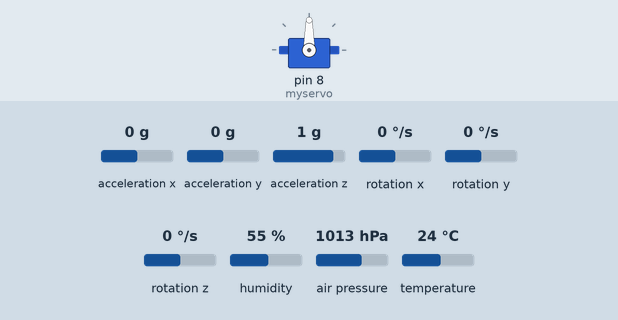
A sketch run on a simulated Arduino Uno, built for the host (arithmetic inside an expression is 32-bit, double 64-bit). Parts: servo. Inputs (shaded band) come from the test bench; at power-on: air pressure 1013 hPa, acceleration x 0 g, acceleration y 0 g, acceleration z 1 g, rotation x 0 °/s, rotation y 0 °/s, rotation z 0 °/s, humidity 55 %, temperature 24 °C. Storage starts empty.

Above: at 5.8 s.
5.9 s: air pressure set to 1015 hPa
At 7.8 s:
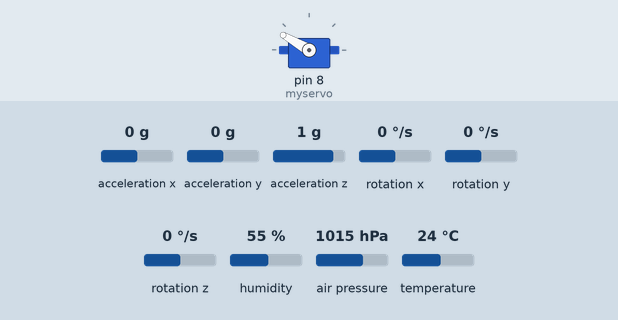
Timing chart, 0 to 9.3 s (numbered marks = the images above; inputs shaded):
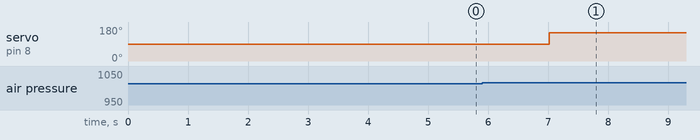

The sketch:

final_lite1.ino
```cpp
// all sensors together. all basic required funcitonnality there
// launch detection by timer LAUNCH_COUNTDOWN in MILLISECONDS (2 mins = 120000  ;   5 min = 300000   ;   10 min = 600000
// peak detection by pressure + acceleration (acceleration less than 11m/s² on the z axis)
// 72 % of board memory with current sketch

#include <Wire.h>
#include <SPI.h>
#include <Adafruit_Sensor.h>
#include <Adafruit_BME280.h>
#include <Adafruit_MPU6050.h>
#include <Adafruit_CCS811.h>
#include <Servo.h>
#include <SD.h>

//---------need to include servo files----------------

#define SEALEVELPRESSURE_HPA (1013.25)
#define CD_UPDATE_GAP 1000 // how often to check for info (flight telemetry)
#define LAUNCH_COUNTDOWN 5000 // 5 SECONDS TO TEST-----------
#define SAFEGUARD_TIMER 15000 // after 15 seconds of flight, the file automatically closes, regardless of the status of the parachute

Adafruit_BME280 bme;
Adafruit_MPU6050 mpu;
Adafruit_CCS811 ccs;
Servo myservo;
File file;

int clock_init; // this is the base clock reference for the program

//setting up chute update
int counter;
float sum;
unsigned int start_time;
float curr_alt;
float last_alt;

// the accelerations to check if peak is actually reached
sensors_event_t a, g, t;
void setup() {
    // settup all sensors, modules, servo, files
    clock_init = millis();

    // start BME sensor
    bme.begin();

    // start mpu6050 sensor
    mpu.begin();

    //start ccs811 sensor
    ccs.begin();

    //open file
    SD.begin(10);
    file = SD.open("pre.txt", FILE_WRITE);
    if(file){
      file.println("NR");
    }

    // settup servo
    myservo.attach(8);


    // init BME chute deploy variables
    counter = 0;
    sum = 0;
    start_time = millis();
    last_alt = bme.readAltitude(SEALEVELPRESSURE_HPA);

    // settup mpu range (accel & gyro)
    mpu.setAccelerometerRange(MPU6050_RANGE_8_G);
    mpu.setGyroRange(MPU6050_RANGE_500_DEG);
    mpu.setFilterBandwidth(MPU6050_BAND_21_HZ);

    pre_armed();
}

void pre_armed(){
  //TODO: WAIT LAUNCH COUNTDOWN TIMER, THEN ENTER FLY PHASE
  while(1){
    if(millis()-clock_init > LAUNCH_COUNTDOWN){
      // ENTER FLY PHASE
      flight();
      while(1); // can never have 2 flight phases
    }
  }

}

void flight(){
  //TODO : LOG DATA + CHECK FOR PEAK + CHECK FOR PAST SAFEGUARD TIMER
  // LOG DATA FIRST
  // THEN UPDATE ALTITUDE (CHECK PEAK FUNCTION)
  // THEN CHECK FOR PAST SAFEGUARD TIMER (or as part of update alt?)
  while(1){
    log_data();
    //important data for update are already measured, they must just update other values
    update_altitude();
  }
  //(UPDATE ALTITUDE OR SAFEGUARD) TIMER WILL DEPLOY CHUTE
}

void log_data(){
  //TODO

  // order:
  // altitude, pressure, temperature, humidity, x_a, y_a, z_a, x_g, y_g, z_g


  curr_alt = bme.readAltitude(SEALEVELPRESSURE_HPA);
  // mpu test code
  /* Get new sensor events with the readings */
  mpu.getEvent(&a, &g, &t);


  //log to file
  file.print(start_time);
  file.print(",");
  file.print(bme.readTemperature());
  file.print(",");
  file.print(bme.readPressure()/100.0F);
  file.print(",");
  file.print(bme.readHumidity());
  file.print(",");
  curr_alt = bme.readAltitude(SEALEVELPRESSURE_HPA);
  file.println(curr_alt);

    /* Print out the values */
  file.print(",");
  file.print(a.acceleration.x);
  file.print(",");
  file.print(a.acceleration.y);
  file.print(",");
  file.print(a.acceleration.z);
  file.print(",");

  file.print(",");
  file.print(g.gyro.x);
  file.print(",");
  file.print(g.gyro.y);
  file.print(",");
  file.print(g.gyro.z);
  file.print(",");

  file.print(ccs.geteCO2());
  file.print(",");
  file.print(ccs.getTVOC());
}

void update_altitude() {
    // altitude stored in curr_alt
    if(millis()-start_time >CD_UPDATE_GAP){ //if it's been more than CD_UPDATE_GAP milliseconds
      // show the average value of the altitude over 1 sec
      float avg = sum/(counter);
      float diff = avg-last_alt;
      // then, if there has been at least a meter of drop, deploy parachute
      if(diff < -1 && (-10)<a.acceleration.z){
        deployChute();
      }
      //when all this is done, indicate what counter was at, update last_alt (=alt) reset counter, start_time, avg

      last_alt = avg;
      counter = 1;
      start_time = millis();
      sum = 0;
    }

    //check if past the safeguard timer
    if(millis()-(clock_init+LAUNCH_COUNTDOWN)>SAFEGUARD_TIMER){
      deployChute();
    }

    //update the altitude avg, then counter
    sum += curr_alt;
    counter += 1;
}

void deployChute() {
   //TODO:
   // turn knob 90 degrees
   myservo.write(150);
   // close file safely
   file.println("~");
   file.close();
   while(1){
    delay(5000);
   }
   //
}
```

Measured:
- the behaviour switches between 1013 and 1014 hPa on air pressure (found by bisection; images 0 and 1)
- after the input at 5.9 s, servo on pin 8 (myservo): 90° → 150° after 1.1 s
